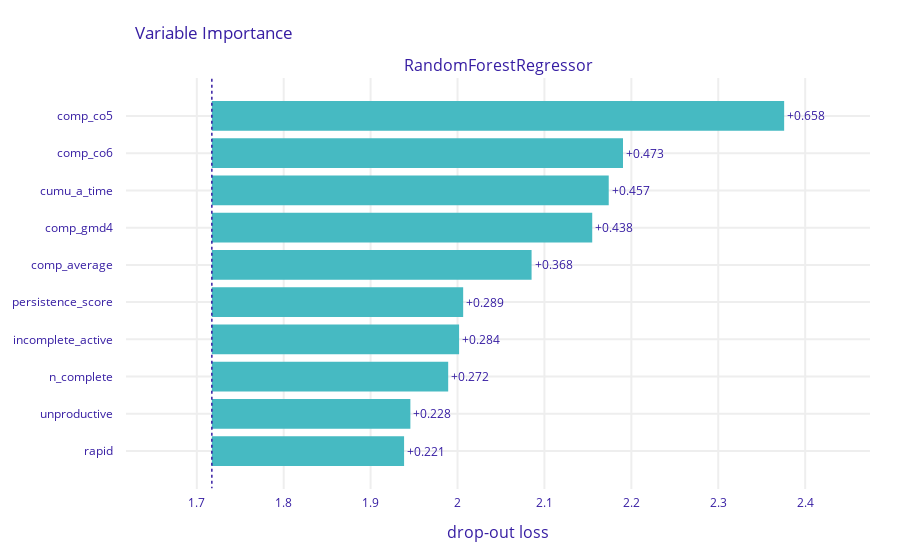
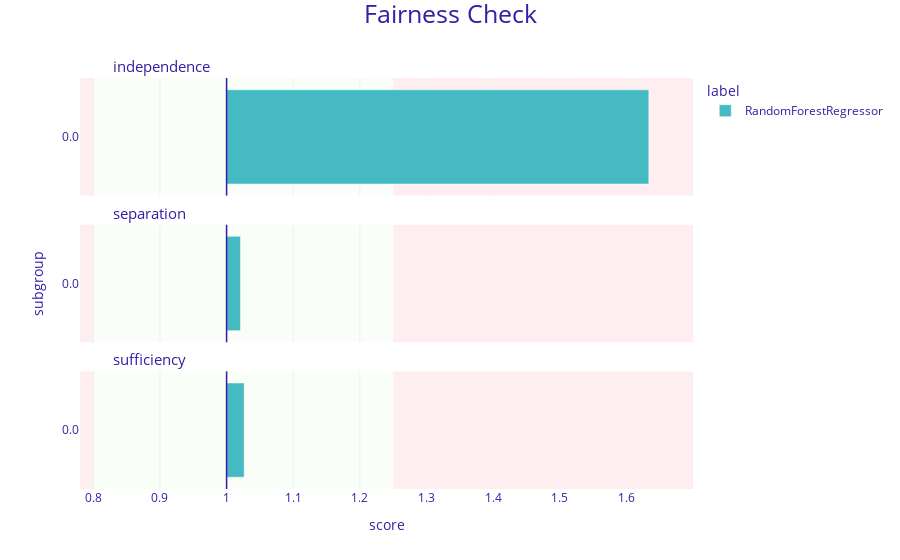
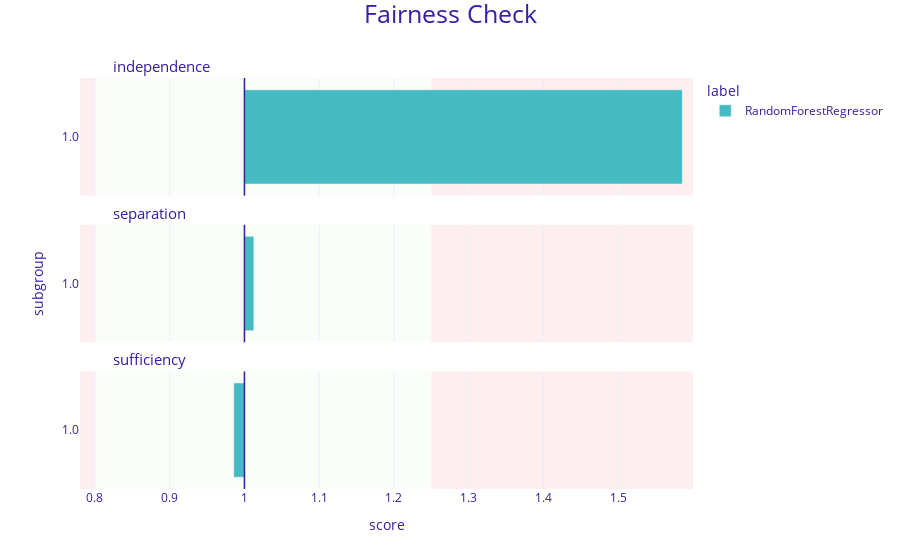
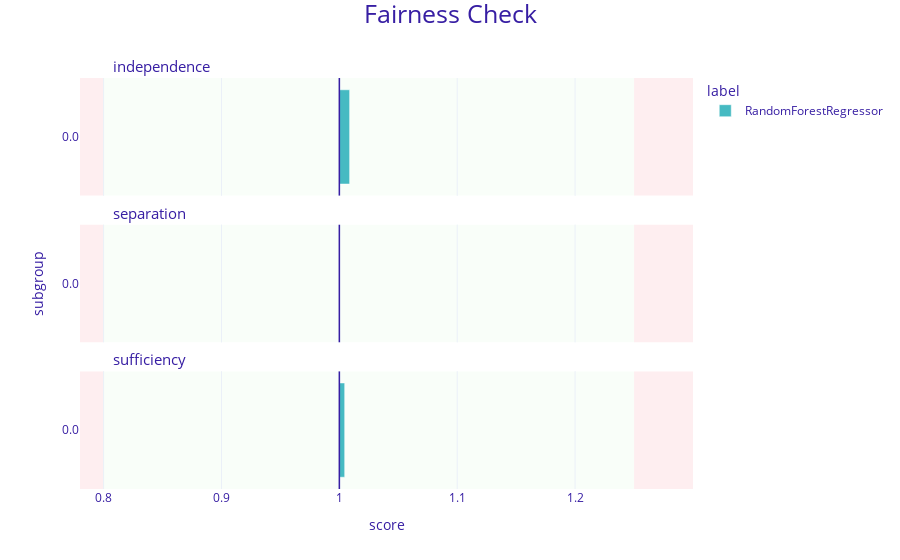

The code cell stored with these charts, in order, in its notebook:
### Markdown cell above
### Run

### Code cell
run_regressor("rf", "sri", features, protecteds)

### Figure 1 — Plotly figure (JSON) as saved in the notebook; plotly's stock layout.template omitted (floating-point values rounded to 4 significant figures)
{"data": [{"base": 1.717, "hoverinfo": "text", "hoverlabel": {"bgcolor": "rgba(0, 0, 0, 0.8)"}, "hovertext": ["Model: RandomForestRegressor loss after<br>variable: comp_co5 is permuted: 2.376<br>Drop-out loss change: +0.658", "Model: RandomForestRegressor loss after<br>variable: comp_co6 is permuted: 2.19<br>Drop-out loss change: +0.473", "Model: RandomForestRegressor loss after<br>variable: cumu_a_time is permuted: 2.174<br>Drop-out loss change: +0.457", "Model: RandomForestRegressor loss after<br>variable: comp_gmd4 is permuted: 2.155<br>Drop-out loss change: +0.438", "Model: RandomForestRegressor loss after<br>variable: comp_average is permuted: 2.085<br>Drop-out loss change: +0.368", "Model: RandomForestRegressor loss after<br>variable: persistence_score is permuted: 2.006<br>Drop-out loss change: +0.289", "Model: RandomForestRegressor loss after<br>variable: incomplete_active is permuted: 2.002<br>Drop-out loss change: +0.284", "Model: RandomForestRegressor loss after<br>variable: n_complete is permuted: 1.989<br>Drop-out loss change: +0.272", "Model: RandomForestRegressor loss after<br>variable: unproductive is permuted: 1.946<br>Drop-out loss change: +0.228", "Model: RandomForestRegressor loss after<br>variable: rapid is permuted: 1.939<br>Drop-out loss change: +0.221"], "marker": {"color": "#46bac2"}, "orientation": "h", "showlegend": false, "text": ["+0.658", "+0.473", "+0.457", "+0.438", "+0.368", "+0.289", "+0.284", "+0.272", "+0.228", "+0.221"], "textposition": "outside", "type": "bar", "x": [0.6585, 0.4731, 0.4567, 0.4377, 0.3679, 0.2892, 0.2845, 0.2719, 0.2284, 0.2212], "xaxis": "x", "y": ["comp_co5", "comp_co6", "cumu_a_time", "comp_gmd4", "comp_average", "persistence_score", "incomplete_active", "n_complete", "unproductive", "rapid"], "yaxis": "y"}], "layout": {"annotations": [{"font": {"size": 16}, "showarrow": false, "text": "RandomForestRegressor", "x": 0.5, "xanchor": "center", "xref": "paper", "y": 1, "yanchor": "bottom", "yref": "paper"}, {"font": {"size": 16}, "showarrow": false, "text": "drop-out loss", "x": 0.5, "xanchor": "center", "xref": "paper", "y": 0, "yanchor": "top", "yref": "paper", "yshift": -30}], "autosize": true, "font": {"color": "#371ea3"}, "margin": {"b": 71, "r": 30, "t": 78}, "shapes": [{"line": {"color": "#371ea3", "dash": "dot", "width": 1.5}, "type": "line", "x0": 1.717, "x1": 1.717, "xref": "x", "y0": -1, "y1": 10, "yref": "y"}], "title": {"text": "Variable Importance", "x": 0.15}, "xaxis": {"anchor": "y", "automargin": true, "domain": [0, 1], "fixedrange": true, "gridwidth": 2, "range": [1.619, 2.475], "tickcolor": "white", "ticklen": 3, "ticks": "outside", "type": "linear", "zeroline": false}, "yaxis": {"anchor": "x", "automargin": true, "autorange": true, "domain": [0, 1], "fixedrange": true, "gridwidth": 2, "range": [10.04, -1.035], "tickcolor": "white", "ticklen": 10, "ticks": "outside", "type": "category"}}}

### Figure 2 — Plotly figure (JSON) as saved in the notebook; plotly's stock layout.template omitted (floating-point values rounded to 4 significant figures)
{"data": [{"alignmentgroup": "True", "customdata": [["0.0", 1.634, "RandomForestRegressor"]], "hovertemplate": "<b>%{customdata[2]}</b><br>Subgroup: %{customdata[0]}<br>Score: %{customdata[1]}<br><extra></extra>", "legendgroup": "RandomForestRegressor", "marker": {"color": "#46bac2", "pattern": {"shape": ""}}, "name": "RandomForestRegressor", "offsetgroup": "RandomForestRegressor", "orientation": "h", "showlegend": true, "textposition": "auto", "type": "bar", "x": [0.6337], "xaxis": "x3", "y": [0.5], "yaxis": "y3"}, {"alignmentgroup": "True", "customdata": [["0.0", 1.021, "RandomForestRegressor"]], "hovertemplate": "<b>%{customdata[2]}</b><br>Subgroup: %{customdata[0]}<br>Score: %{customdata[1]}<br><extra></extra>", "legendgroup": "RandomForestRegressor", "marker": {"color": "#46bac2", "pattern": {"shape": ""}}, "name": "RandomForestRegressor", "offsetgroup": "RandomForestRegressor", "orientation": "h", "showlegend": false, "textposition": "auto", "type": "bar", "x": [0.02079], "xaxis": "x2", "y": [0.5], "yaxis": "y2"}, {"alignmentgroup": "True", "customdata": [["0.0", 1.026, "RandomForestRegressor"]], "hovertemplate": "<b>%{customdata[2]}</b><br>Subgroup: %{customdata[0]}<br>Score: %{customdata[1]}<br><extra></extra>", "legendgroup": "RandomForestRegressor", "marker": {"color": "#46bac2", "pattern": {"shape": ""}}, "name": "RandomForestRegressor", "offsetgroup": "RandomForestRegressor", "orientation": "h", "showlegend": false, "textposition": "auto", "type": "bar", "x": [0.02635], "xaxis": "x", "y": [0.5], "yaxis": "y"}], "layout": {"annotations": [{"font": {"size": 15}, "showarrow": false, "text": "sufficiency", "x": 0.05, "xanchor": "left", "xref": "paper", "y": 0.2867, "yanchor": "bottom", "yref": "paper"}, {"font": {"size": 15}, "showarrow": false, "text": "separation", "x": 0.05, "xanchor": "left", "xref": "paper", "y": 0.6433, "yanchor": "bottom", "yref": "paper"}, {"font": {"size": 15}, "showarrow": false, "text": "independence", "x": 0.05, "xanchor": "left", "xref": "paper", "y": 1.0, "yanchor": "bottom", "yref": "paper"}], "autosize": true, "barmode": "group", "font": {"color": "#371ea3"}, "legend": {"title": {"text": "label"}, "tracegroupgap": 0}, "margin": {"b": 71, "r": 30, "t": 78}, "shapes": [{"fillcolor": "#f05a71", "layer": "below", "line": {"width": 0}, "opacity": 0.1, "type": "rect", "x0": 0.25, "x1": 0.7, "xref": "x", "y0": 0, "y1": 1, "yref": "y"}, {"fillcolor": "#f05a71", "layer": "below", "line": {"width": 0}, "opacity": 0.1, "type": "rect", "x0": -0.22, "x1": -0.2, "xref": "x", "y0": 0, "y1": 1, "yref": "y"}, {"fillcolor": "#c7f5bf", "layer": "below", "line": {"width": 0}, "opacity": 0.1, "type": "rect", "x0": -0.2, "x1": 0.25, "xref": "x", "y0": 0, "y1": 1, "yref": "y"}, {"line": {"color": "#371ea3", "width": 1.5}, "type": "line", "x0": 0, "x1": 0, "xref": "x", "y0": 0, "y1": 1, "yref": "y"}, {"fillcolor": "#f05a71", "layer": "below", "line": {"width": 0}, "opacity": 0.1, "type": "rect", "x0": 0.25, "x1": 0.7, "xref": "x", "y0": 0, "y1": 1, "yref": "y2"}, {"fillcolor": "#f05a71", "layer": "below", "line": {"width": 0}, "opacity": 0.1, "type": "rect", "x0": -0.22, "x1": -0.2, "xref": "x", "y0": 0, "y1": 1, "yref": "y2"}, {"fillcolor": "#c7f5bf", "layer": "below", "line": {"width": 0}, "opacity": 0.1, "type": "rect", "x0": -0.2, "x1": 0.25, "xref": "x", "y0": 0, "y1": 1, "yref": "y2"}, {"line": {"color": "#371ea3", "width": 1.5}, "type": "line", "x0": 0, "x1": 0, "xref": "x", "y0": 0, "y1": 1, "yref": "y2"}, {"fillcolor": "#f05a71", "layer": "below", "line": {"width": 0}, "opacity": 0.1, "type": "rect", "x0": 0.25, "x1": 0.7, "xref": "x", "y0": 0, "y1": 1, "yref": "y3"}, {"fillcolor": "#f05a71", "layer": "below", "line": {"width": 0}, "opacity": 0.1, "type": "rect", "x0": -0.22, "x1": -0.2, "xref": "x", "y0": 0, "y1": 1, "yref": "y3"}, {"fillcolor": "#c7f5bf", "layer": "below", "line": {"width": 0}, "opacity": 0.1, "type": "rect", "x0": -0.2, "x1": 0.25, "xref": "x", "y0": 0, "y1": 1, "yref": "y3"}, {"line": {"color": "#371ea3", "width": 1.5}, "type": "line", "x0": 0, "x1": 0, "xref": "x", "y0": 0, "y1": 1, "yref": "y3"}], "title": {"font": {"size": 25}, "text": "Fairness Check", "x": 0.5, "y": 0.99}, "xaxis": {"anchor": "y", "domain": [0, 1], "range": [-0.22, 0.7], "ticktext": [0.7, 0.8, 0.9, 1, 1.1, 1.2, 1.3, 1.4, 1.5, 1.6, 1], "tickvals": [-0.3, -0.2, -0.1, 0, 0.1, 0.2, 0.3, 0.4, 0.5, 0.6, 0], "title": {"text": "score"}, "type": "linear"}, "xaxis2": {"anchor": "y2", "domain": [0, 1], "matches": "x", "range": [-0.22, 0.7], "showticklabels": false, "ticktext": [0.7, 0.8, 0.9, 1, 1.1, 1.2, 1.3, 1.4, 1.5, 1.6, 1], "tickvals": [-0.3, -0.2, -0.1, 0, 0.1, 0.2, 0.3, 0.4, 0.5, 0.6, 0], "type": "linear"}, "xaxis3": {"anchor": "y3", "domain": [0, 1], "matches": "x", "range": [-0.22, 0.7], "showticklabels": false, "ticktext": [0.7, 0.8, 0.9, 1, 1.1, 1.2, 1.3, 1.4, 1.5, 1.6, 1], "tickvals": [-0.3, -0.2, -0.1, 0, 0.1, 0.2, 0.3, 0.4, 0.5, 0.6, 0], "type": "linear"}, "yaxis": {"anchor": "x", "domain": [0, 0.2867], "range": [0, 1], "showgrid": false, "ticktext": ["0.0"], "tickvals": [0.5], "title": {"text": ""}, "type": "linear", "zeroline": false}, "yaxis2": {"anchor": "x2", "domain": [0.3567, 0.6433], "matches": "y", "range": [0, 1], "showgrid": false, "ticktext": ["0.0"], "tickvals": [0.5], "title": {"text": "subgroup"}, "type": "linear", "zeroline": false}, "yaxis3": {"anchor": "x3", "domain": [0.7133, 1.0], "matches": "y", "range": [0, 1], "showgrid": false, "ticktext": ["0.0"], "tickvals": [0.5], "title": {"text": ""}, "type": "linear", "zeroline": false}}}

### Figure 3 — Plotly figure (JSON) as saved in the notebook; plotly's stock layout.template omitted (floating-point values rounded to 4 significant figures)
{"data": [{"alignmentgroup": "True", "customdata": [["1.0", 1.586, "RandomForestRegressor"]], "hovertemplate": "<b>%{customdata[2]}</b><br>Subgroup: %{customdata[0]}<br>Score: %{customdata[1]}<br><extra></extra>", "legendgroup": "RandomForestRegressor", "marker": {"color": "#46bac2", "pattern": {"shape": ""}}, "name": "RandomForestRegressor", "offsetgroup": "RandomForestRegressor", "orientation": "h", "showlegend": true, "textposition": "auto", "type": "bar", "x": [0.5858], "xaxis": "x3", "y": [0.5], "yaxis": "y3"}, {"alignmentgroup": "True", "customdata": [["1.0", 1.013, "RandomForestRegressor"]], "hovertemplate": "<b>%{customdata[2]}</b><br>Subgroup: %{customdata[0]}<br>Score: %{customdata[1]}<br><extra></extra>", "legendgroup": "RandomForestRegressor", "marker": {"color": "#46bac2", "pattern": {"shape": ""}}, "name": "RandomForestRegressor", "offsetgroup": "RandomForestRegressor", "orientation": "h", "showlegend": false, "textposition": "auto", "type": "bar", "x": [0.01256], "xaxis": "x2", "y": [0.5], "yaxis": "y2"}, {"alignmentgroup": "True", "customdata": [["1.0", 0.986, "RandomForestRegressor"]], "hovertemplate": "<b>%{customdata[2]}</b><br>Subgroup: %{customdata[0]}<br>Score: %{customdata[1]}<br><extra></extra>", "legendgroup": "RandomForestRegressor", "marker": {"color": "#46bac2", "pattern": {"shape": ""}}, "name": "RandomForestRegressor", "offsetgroup": "RandomForestRegressor", "orientation": "h", "showlegend": false, "textposition": "auto", "type": "bar", "x": [-0.01445], "xaxis": "x", "y": [0.5], "yaxis": "y"}], "layout": {"annotations": [{"font": {"size": 15}, "showarrow": false, "text": "sufficiency", "x": 0.05, "xanchor": "left", "xref": "paper", "y": 0.2867, "yanchor": "bottom", "yref": "paper"}, {"font": {"size": 15}, "showarrow": false, "text": "separation", "x": 0.05, "xanchor": "left", "xref": "paper", "y": 0.6433, "yanchor": "bottom", "yref": "paper"}, {"font": {"size": 15}, "showarrow": false, "text": "independence", "x": 0.05, "xanchor": "left", "xref": "paper", "y": 1.0, "yanchor": "bottom", "yref": "paper"}], "autosize": true, "barmode": "group", "font": {"color": "#371ea3"}, "legend": {"title": {"text": "label"}, "tracegroupgap": 0}, "margin": {"b": 71, "r": 30, "t": 78}, "shapes": [{"fillcolor": "#f05a71", "layer": "below", "line": {"width": 0}, "opacity": 0.1, "type": "rect", "x0": 0.25, "x1": 0.6, "xref": "x", "y0": 0, "y1": 1, "yref": "y"}, {"fillcolor": "#f05a71", "layer": "below", "line": {"width": 0}, "opacity": 0.1, "type": "rect", "x0": -0.22, "x1": -0.2, "xref": "x", "y0": 0, "y1": 1, "yref": "y"}, {"fillcolor": "#c7f5bf", "layer": "below", "line": {"width": 0}, "opacity": 0.1, "type": "rect", "x0": -0.2, "x1": 0.25, "xref": "x", "y0": 0, "y1": 1, "yref": "y"}, {"line": {"color": "#371ea3", "width": 1.5}, "type": "line", "x0": 0, "x1": 0, "xref": "x", "y0": 0, "y1": 1, "yref": "y"}, {"fillcolor": "#f05a71", "layer": "below", "line": {"width": 0}, "opacity": 0.1, "type": "rect", "x0": 0.25, "x1": 0.6, "xref": "x", "y0": 0, "y1": 1, "yref": "y2"}, {"fillcolor": "#f05a71", "layer": "below", "line": {"width": 0}, "opacity": 0.1, "type": "rect", "x0": -0.22, "x1": -0.2, "xref": "x", "y0": 0, "y1": 1, "yref": "y2"}, {"fillcolor": "#c7f5bf", "layer": "below", "line": {"width": 0}, "opacity": 0.1, "type": "rect", "x0": -0.2, "x1": 0.25, "xref": "x", "y0": 0, "y1": 1, "yref": "y2"}, {"line": {"color": "#371ea3", "width": 1.5}, "type": "line", "x0": 0, "x1": 0, "xref": "x", "y0": 0, "y1": 1, "yref": "y2"}, {"fillcolor": "#f05a71", "layer": "below", "line": {"width": 0}, "opacity": 0.1, "type": "rect", "x0": 0.25, "x1": 0.6, "xref": "x", "y0": 0, "y1": 1, "yref": "y3"}, {"fillcolor": "#f05a71", "layer": "below", "line": {"width": 0}, "opacity": 0.1, "type": "rect", "x0": -0.22, "x1": -0.2, "xref": "x", "y0": 0, "y1": 1, "yref": "y3"}, {"fillcolor": "#c7f5bf", "layer": "below", "line": {"width": 0}, "opacity": 0.1, "type": "rect", "x0": -0.2, "x1": 0.25, "xref": "x", "y0": 0, "y1": 1, "yref": "y3"}, {"line": {"color": "#371ea3", "width": 1.5}, "type": "line", "x0": 0, "x1": 0, "xref": "x", "y0": 0, "y1": 1, "yref": "y3"}], "title": {"font": {"size": 25}, "text": "Fairness Check", "x": 0.5, "y": 0.99}, "xaxis": {"anchor": "y", "domain": [0, 1], "range": [-0.22, 0.6], "ticktext": [0.7, 0.8, 0.9, 1, 1.1, 1.2, 1.3, 1.4, 1.5, 1], "tickvals": [-0.3, -0.2, -0.1, 0, 0.1, 0.2, 0.3, 0.4, 0.5, 0], "title": {"text": "score"}, "type": "linear"}, "xaxis2": {"anchor": "y2", "domain": [0, 1], "matches": "x", "range": [-0.22, 0.6], "showticklabels": false, "ticktext": [0.7, 0.8, 0.9, 1, 1.1, 1.2, 1.3, 1.4, 1.5, 1], "tickvals": [-0.3, -0.2, -0.1, 0, 0.1, 0.2, 0.3, 0.4, 0.5, 0], "type": "linear"}, "xaxis3": {"anchor": "y3", "domain": [0, 1], "matches": "x", "range": [-0.22, 0.6], "showticklabels": false, "ticktext": [0.7, 0.8, 0.9, 1, 1.1, 1.2, 1.3, 1.4, 1.5, 1], "tickvals": [-0.3, -0.2, -0.1, 0, 0.1, 0.2, 0.3, 0.4, 0.5, 0], "type": "linear"}, "yaxis": {"anchor": "x", "domain": [0, 0.2867], "range": [0, 1], "showgrid": false, "ticktext": ["1.0"], "tickvals": [0.5], "title": {"text": ""}, "type": "linear", "zeroline": false}, "yaxis2": {"anchor": "x2", "domain": [0.3567, 0.6433], "matches": "y", "range": [0, 1], "showgrid": false, "ticktext": ["1.0"], "tickvals": [0.5], "title": {"text": "subgroup"}, "type": "linear", "zeroline": false}, "yaxis3": {"anchor": "x3", "domain": [0.7133, 1.0], "matches": "y", "range": [0, 1], "showgrid": false, "ticktext": ["1.0"], "tickvals": [0.5], "title": {"text": ""}, "type": "linear", "zeroline": false}}}

### Figure 4 — Plotly figure (JSON) as saved in the notebook; plotly's stock layout.template omitted (floating-point values rounded to 4 significant figures)
{"data": [{"alignmentgroup": "True", "customdata": [["0.0", 1.009, "RandomForestRegressor"]], "hovertemplate": "<b>%{customdata[2]}</b><br>Subgroup: %{customdata[0]}<br>Score: %{customdata[1]}<br><extra></extra>", "legendgroup": "RandomForestRegressor", "marker": {"color": "#46bac2", "pattern": {"shape": ""}}, "name": "RandomForestRegressor", "offsetgroup": "RandomForestRegressor", "orientation": "h", "showlegend": true, "textposition": "auto", "type": "bar", "x": [0.008732], "xaxis": "x3", "y": [0.5], "yaxis": "y3"}, {"alignmentgroup": "True", "customdata": [["0.0", 1.001, "RandomForestRegressor"]], "hovertemplate": "<b>%{customdata[2]}</b><br>Subgroup: %{customdata[0]}<br>Score: %{customdata[1]}<br><extra></extra>", "legendgroup": "RandomForestRegressor", "marker": {"color": "#46bac2", "pattern": {"shape": ""}}, "name": "RandomForestRegressor", "offsetgroup": "RandomForestRegressor", "orientation": "h", "showlegend": false, "textposition": "auto", "type": "bar", "x": [0.0005586], "xaxis": "x2", "y": [0.5], "yaxis": "y2"}, {"alignmentgroup": "True", "customdata": [["0.0", 1.005, "RandomForestRegressor"]], "hovertemplate": "<b>%{customdata[2]}</b><br>Subgroup: %{customdata[0]}<br>Score: %{customdata[1]}<br><extra></extra>", "legendgroup": "RandomForestRegressor", "marker": {"color": "#46bac2", "pattern": {"shape": ""}}, "name": "RandomForestRegressor", "offsetgroup": "RandomForestRegressor", "orientation": "h", "showlegend": false, "textposition": "auto", "type": "bar", "x": [0.00453], "xaxis": "x", "y": [0.5], "yaxis": "y"}], "layout": {"annotations": [{"font": {"size": 15}, "showarrow": false, "text": "sufficiency", "x": 0.05, "xanchor": "left", "xref": "paper", "y": 0.2867, "yanchor": "bottom", "yref": "paper"}, {"font": {"size": 15}, "showarrow": false, "text": "separation", "x": 0.05, "xanchor": "left", "xref": "paper", "y": 0.6433, "yanchor": "bottom", "yref": "paper"}, {"font": {"size": 15}, "showarrow": false, "text": "independence", "x": 0.05, "xanchor": "left", "xref": "paper", "y": 1.0, "yanchor": "bottom", "yref": "paper"}], "autosize": true, "barmode": "group", "font": {"color": "#371ea3"}, "legend": {"title": {"text": "label"}, "tracegroupgap": 0}, "margin": {"b": 71, "r": 30, "t": 78}, "shapes": [{"fillcolor": "#f05a71", "layer": "below", "line": {"width": 0}, "opacity": 0.1, "type": "rect", "x0": 0.25, "x1": 0.3, "xref": "x", "y0": 0, "y1": 1, "yref": "y"}, {"fillcolor": "#f05a71", "layer": "below", "line": {"width": 0}, "opacity": 0.1, "type": "rect", "x0": -0.22, "x1": -0.2, "xref": "x", "y0": 0, "y1": 1, "yref": "y"}, {"fillcolor": "#c7f5bf", "layer": "below", "line": {"width": 0}, "opacity": 0.1, "type": "rect", "x0": -0.2, "x1": 0.25, "xref": "x", "y0": 0, "y1": 1, "yref": "y"}, {"line": {"color": "#371ea3", "width": 1.5}, "type": "line", "x0": 0, "x1": 0, "xref": "x", "y0": 0, "y1": 1, "yref": "y"}, {"fillcolor": "#f05a71", "layer": "below", "line": {"width": 0}, "opacity": 0.1, "type": "rect", "x0": 0.25, "x1": 0.3, "xref": "x", "y0": 0, "y1": 1, "yref": "y2"}, {"fillcolor": "#f05a71", "layer": "below", "line": {"width": 0}, "opacity": 0.1, "type": "rect", "x0": -0.22, "x1": -0.2, "xref": "x", "y0": 0, "y1": 1, "yref": "y2"}, {"fillcolor": "#c7f5bf", "layer": "below", "line": {"width": 0}, "opacity": 0.1, "type": "rect", "x0": -0.2, "x1": 0.25, "xref": "x", "y0": 0, "y1": 1, "yref": "y2"}, {"line": {"color": "#371ea3", "width": 1.5}, "type": "line", "x0": 0, "x1": 0, "xref": "x", "y0": 0, "y1": 1, "yref": "y2"}, {"fillcolor": "#f05a71", "layer": "below", "line": {"width": 0}, "opacity": 0.1, "type": "rect", "x0": 0.25, "x1": 0.3, "xref": "x", "y0": 0, "y1": 1, "yref": "y3"}, {"fillcolor": "#f05a71", "layer": "below", "line": {"width": 0}, "opacity": 0.1, "type": "rect", "x0": -0.22, "x1": -0.2, "xref": "x", "y0": 0, "y1": 1, "yref": "y3"}, {"fillcolor": "#c7f5bf", "layer": "below", "line": {"width": 0}, "opacity": 0.1, "type": "rect", "x0": -0.2, "x1": 0.25, "xref": "x", "y0": 0, "y1": 1, "yref": "y3"}, {"line": {"color": "#371ea3", "width": 1.5}, "type": "line", "x0": 0, "x1": 0, "xref": "x", "y0": 0, "y1": 1, "yref": "y3"}], "title": {"font": {"size": 25}, "text": "Fairness Check", "x": 0.5, "y": 0.99}, "xaxis": {"anchor": "y", "domain": [0, 1], "range": [-0.22, 0.3], "ticktext": [0.7, 0.8, 0.9, 1, 1.1, 1.2, 1], "tickvals": [-0.3, -0.2, -0.1, 0, 0.1, 0.2, 0], "title": {"text": "score"}, "type": "linear"}, "xaxis2": {"anchor": "y2", "domain": [0, 1], "matches": "x", "range": [-0.22, 0.3], "showticklabels": false, "ticktext": [0.7, 0.8, 0.9, 1, 1.1, 1.2, 1], "tickvals": [-0.3, -0.2, -0.1, 0, 0.1, 0.2, 0], "type": "linear"}, "xaxis3": {"anchor": "y3", "domain": [0, 1], "matches": "x", "range": [-0.22, 0.3], "showticklabels": false, "ticktext": [0.7, 0.8, 0.9, 1, 1.1, 1.2, 1], "tickvals": [-0.3, -0.2, -0.1, 0, 0.1, 0.2, 0], "type": "linear"}, "yaxis": {"anchor": "x", "domain": [0, 0.2867], "range": [0, 1], "showgrid": false, "ticktext": ["0.0"], "tickvals": [0.5], "title": {"text": ""}, "type": "linear", "zeroline": false}, "yaxis2": {"anchor": "x2", "domain": [0.3567, 0.6433], "matches": "y", "range": [0, 1], "showgrid": false, "ticktext": ["0.0"], "tickvals": [0.5], "title": {"text": "subgroup"}, "type": "linear", "zeroline": false}, "yaxis3": {"anchor": "x3", "domain": [0.7133, 1.0], "matches": "y", "range": [0, 1], "showgrid": false, "ticktext": ["0.0"], "tickvals": [0.5], "title": {"text": ""}, "type": "linear", "zeroline": false}}}
